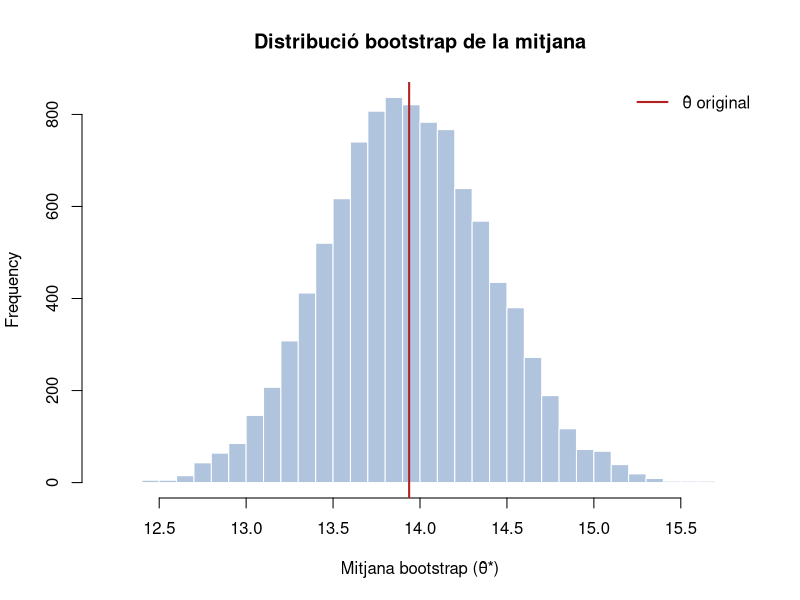
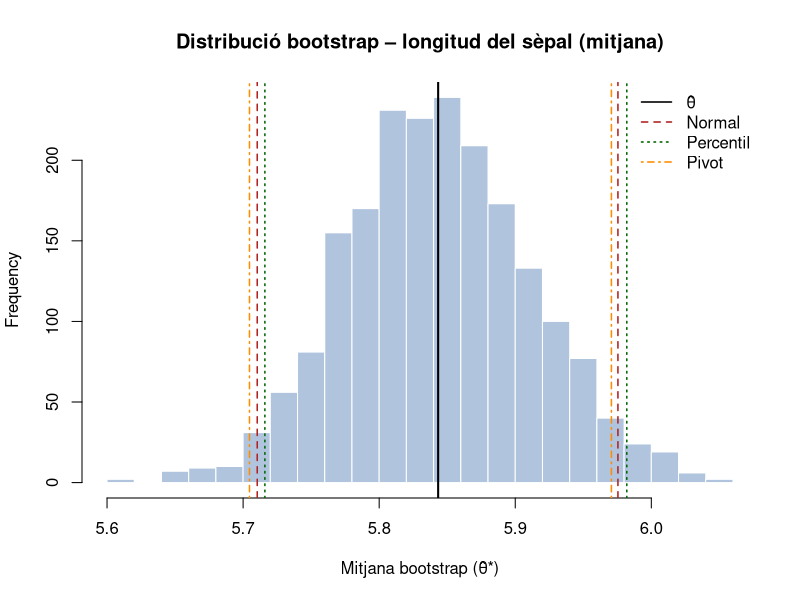
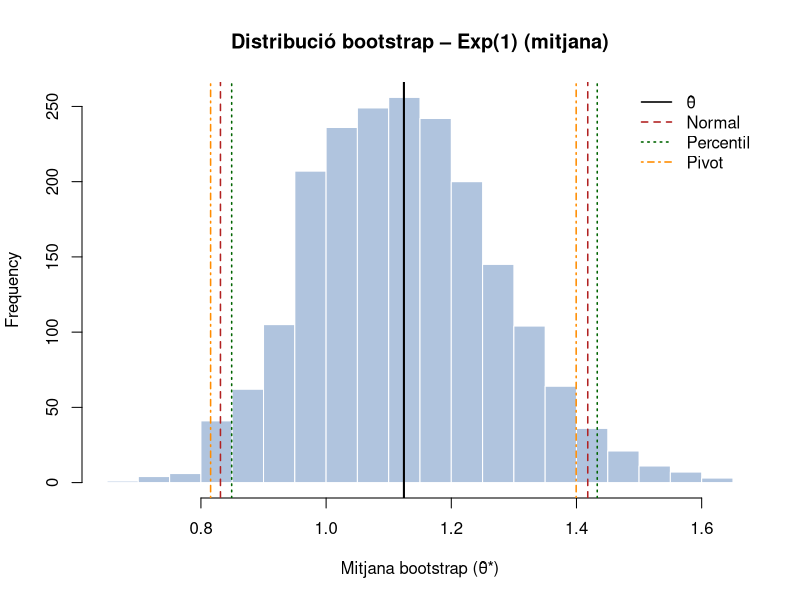
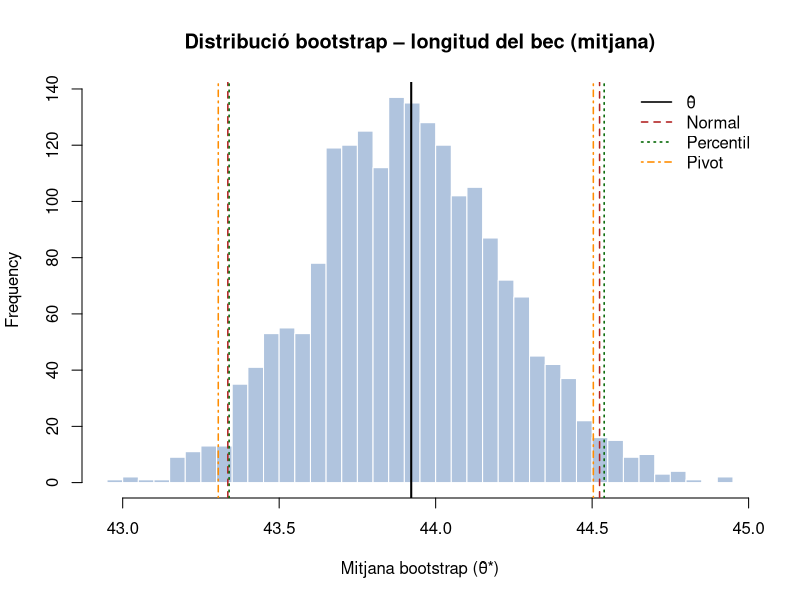
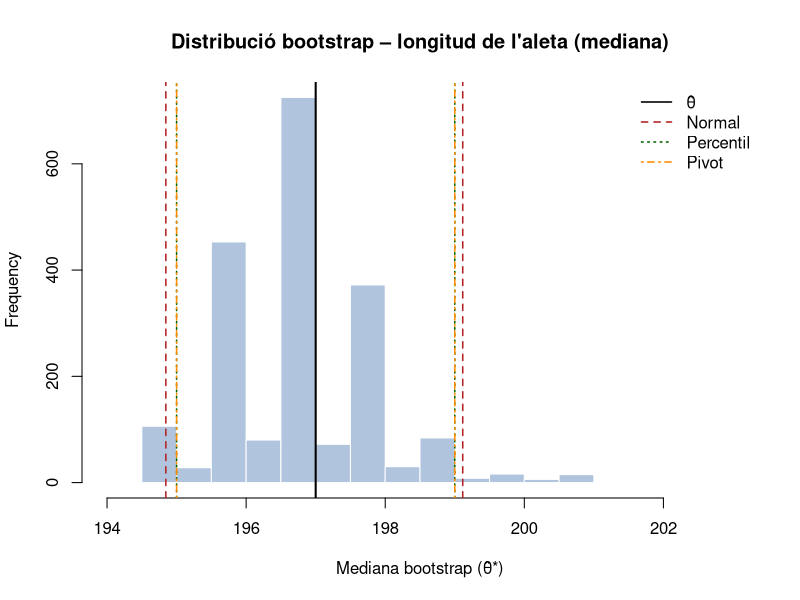

These charts were generated, in order, by the following R code:
### ==================================================
### Estadística Grau Matemàtiques
### Rlab4: CI BOOTSTRAP
### ================================================== 

# 1. Revisar bootstrap CI
# 2. Implementar funcions bootstrap manualment
# 3. Comparar utilitzant exemples els diferents intervals
# 4. Exercicis penguins dataset

# ------------------------------------------------------------
# Warm-up
# ------------------------------------------------------------
#  La idea central és senzilla:
# - Per construir un IC necessitem la distribució mostral de l'estimador hattheta
# - Aquesta distribució depèn de la distribució poblacional, que és desconeguda.
# -La mostra observada és la millor aproximació que tenim d'aquesta
#      distribució -> la tractem com si fos la "població".
# -Generem B mostres de mida n amb reposició a partir de la mostra original
#      (mostres bootstrap o mostres*).
# -Per a cada mostra* calculem l'estimador d'interès hattheta*.
# -La col·lecció {hattheta*_1, ..., hattheta*_B} aproxima la distribució mostral de hattheta.
#
#  A partir d'aquesta distribució empírica podem construir intervals de
#  confiança sense cap supòsit sobre la forma de la distribució poblacional.

# ------------------------------------------------------------
# IMPLEMENTACIÓ MANUAL DELS TRES MÈTODES D'IC
# ------------------------------------------------------------ 

# Dades d'exemple (podeu substituir-les per qualsevol vector numèric)
x <- c(12.5, 14.0, 13.7, 15.1, 11.9, 16.3, 14.8, 13.2)

n <- length(x)
theta_hat <- mean(x) # estimació puntual sobre la mostra original

n
theta_hat 

# Pas comú: generar la distribució bootstrap
set.seed(123)
B <- 10000 # nombre de rèpliques bootstrap (més gran -> més estable)

theta_boot <- numeric(B) # contenidor per als B valors bootstrap

for (b in 1:B) {
  x_star   <- x[sample(1:n, size = n, replace = TRUE)]
  theta_boot[b]  <- mean(x_star)
}

# Diagnòstic visual
hist(theta_boot,
     breaks = 30,
     main = "Distribució bootstrap de la mitjana",
     xlab = "Mitjana bootstrap (θ̂*)",
     col  = "lightsteelblue",
     border = "white")
abline(v = theta_hat, col = "firebrick", lwd = 2, lty = 1)
legend("topright", legend = "θ̂ original", col = "firebrick",
       lwd = 2, bty = "n")

# Error estàndard bootstrap
SE_boot <- sd(theta_boot)
SE_boot

alpha <- 0.05 # nivell de significació; l'IC tindrà confiança 1 - alpha = 95 %

## ============================================================
# 2.1 Mètode Normal
## ============================================================
#  Supòsit: la distribució de hattheta és aproximadament normal.
#  El bootstrap s'utilitza únicament per estimar l'error estàndard se_B. 
#
#  Avantatge:  molt senzill de calcular.
#  Limitació:  força la simetria de l'interval; no funciona bé si la
#      distribució de hattheta  és asimètrica o té cues pesades.

z  <- qnorm(1 - alpha / 2)   # z_{0.025} ≈ 1.96
ic_nor <- c(inf = theta_hat - z * SE_boot,
            sup = theta_hat + z * SE_boot)

ic_nor # IC Normal (95%) 

## ============================================================
#  2.2 Mètode Percentil
## ============================================================
#  No requereix cap supòsit de normalitat.
#  L'interval s'obté directament com els quantils alpha/2 i 1-alpha/2 de la
#  distribució bootstrap 
#
#  Avantatge:  capta l'asimetria de la distribució bootstrap.
#  Limitació:  pot tenir cobertura inferior a la nominal en mostres petites.

ic_per <- quantile(theta_boot, probs = c(alpha / 2, 1 - alpha / 2))

ic_per # IC Percentil (95%) 


## ============================================================
# 2.3 Mètode Pivot (bàsic) 
## ============================================================
#  Es basa en la simetria del pivot. Reflexa la distribució bootstrap al voltant de hattheta, de manera que
#  corregeix el biaix respecte al mètode percentil,
#
#  Avantatge:  millora la cobertura quan hi ha biaix.
#  Limitació:  segueix assumint una certa simetria de la distribució pivot.

ic_piv <- 2 * theta_hat - quantile(theta_boot, probs = c(1 - alpha / 2, alpha / 2))

ic_piv # IC Pivot / Bàsic (95%)

## ============================================================
# 3.  IC CLÀSSIC (PARAMÈTRIC) PER A LA MITJANA
## ============================================================
#
#  Quan les dades segueixen una distribució normal (o n és gran),
#  l'interval exacte per a la mitjana s'obté amb la distribució t de Student.
#
#  Avantatge:  òptim sota normalitat.
#  Limitació:  no és adequat per a estadístics distints de la mitjana ni
#              per a distribucions molt allunyades de la normal.

classic_ci_mean <- function(x, alpha = 0.05) {
  n     <- length(x)
  m     <- mean(x)
  s     <- sd(x)
  t_val <- qt(1 - alpha / 2, df = n - 1)
  marge <- t_val * s / sqrt(n)
  c(inf = m - marge, sup = m + marge)
}

classic_ci_mean(x)


## ============================================================
# 4.  ÚS DEL PAQUET {boot}
## ============================================================
#
#  El paquet {boot} ofereix una implementació optimitzada i estandarditzada.
#  La funció estadística ha de tenir la signatura:  f(data, indices)
#  on `indices` és el vector d'índexs de la mostra bootstrap.

# install.packages("boot") 
# https://cran.r-project.org/web/packages/boot/index.html
library(boot)

# Definim l'estadístic d'interès  
boot_mean <- function(data, indices) {
  mean(data[indices])
}

set.seed(123)
boot_out <- boot(data = x, statistic = boot_mean, R = 10000)

cat("\nEstimació original (boot_out$t0):", boot_out$t0, "\n")
cat("Error estàndard bootstrap (boot):", round(sd(boot_out$t), 4), "\n")

# boot.ci() calcula els tres intervals principals en una sola crida
boot_ci <- boot.ci(boot.out = boot_out,
                   conf     = 1 - alpha,
                   type     = c("norm", "perc", "basic"))

boot_ci

## ============================================================
# 5.  FUNCIÓ GENÈRICA bootstrap_ci()
## ============================================================
#
#  Encapsula el mètode percentil per a qualsevol estadístic escalar.
#  Paràmetres:
#    x             – vector de dades
#    stat_function – funció R que retorna un escalar (mean, median, var, …)
#    B             – nombre de rèpliques bootstrap
#    alpha         – nivell de significació

bootstrap_ci <- function(x, stat_function, B = 1000, alpha = 0.05) {
  n <- length(x)
  stats <- numeric(B)
  
  for (i in 1:B) {
    idx <- sample(1:n, size = n, replace = TRUE)
    stats[i] <- stat_function(x[idx])
  }
  
  list(
    inf = quantile(stats, probs = alpha / 2),
    sup = quantile(stats, probs = 1 - alpha / 2),
    distribucio_bootstrap = stats
  )
}


## ============================================================
# 6.  EXEMPLES
## ============================================================
# 6.1  Dades simètriques: iris – longitud del sèpal (mitjana)  

x_iris <- iris$Sepal.Length

boot_mean <- function(data, indices) mean(data[indices])

set.seed(123)
boot_iris <- boot(data = x_iris, statistic = boot_mean, R = 2000)
ci_iris <- boot.ci(boot_iris, conf = 0.95, type = c("norm", "perc", "basic"))

(ic_classic = classic_ci_mean(x_iris))
ci_iris

# Diagnòstic visual: histograma + els quatre límits superposats
hist(boot_iris$t,
     breaks = 30,
     main   = "Distribució bootstrap – longitud del sèpal (mitjana)",
     xlab   = "Mitjana bootstrap (θ̂*)",
     col    = "lightsteelblue", border = "white")
abline(v = boot_iris$t0,          col = "black",     lwd = 2)
abline(v = ci_iris$normal[2:3],   col = "firebrick", lty = 2, lwd = 1.5)
abline(v = ci_iris$percent[4:5],  col = "darkgreen", lty = 3, lwd = 1.5)
abline(v = ci_iris$basic[4:5],    col = "darkorange",lty = 4, lwd = 1.5)
legend("topright", bty = "n",
       legend = c("θ̂", "Normal", "Percentil", "Pivot"),
       col    = c("black", "firebrick", "darkgreen", "darkorange"),
       lty    = c(1, 2, 3, 4), lwd = 1.5)


# 6.2  Dades asimètriques: distribució exponencial  

set.seed(42)
x_exp <- rexp(100, rate = 1)   # μ = 1, distribució clarament asimètrica

set.seed(42)
boot_exp <- boot(data = x_exp, statistic = boot_mean, R = 2000)
ci_exp <- boot.ci(boot_exp, conf = 0.95, type = c("norm", "perc", "basic"))

ci_exp
classic_ci_mean(x_exp)


hist(boot_exp$t,
     breaks = 30,
     main   = "Distribució bootstrap – Exp(1) (mitjana)",
     xlab   = "Mitjana bootstrap (θ̂*)",
     col    = "lightsteelblue", border = "white")
abline(v = boot_exp$t0,         col = "black",      lwd = 2)
abline(v = ci_exp$normal[2:3],  col = "firebrick",  lty = 2, lwd = 1.5)
abline(v = ci_exp$percent[4:5], col = "darkgreen",  lty = 3, lwd = 1.5)
abline(v = ci_exp$basic[4:5],   col = "darkorange", lty = 4, lwd = 1.5)
legend("topright", bty = "n",
       legend = c("θ̂", "Normal", "Percentil", "Pivot"),
       col    = c("black", "firebrick", "darkgreen", "darkorange"),
       lty    = c(1, 2, 3, 4), lwd = 1.5)

# 6.3  Mostra petita  

set.seed(99)
x_petit <- sample(x_iris, size = 10)

set.seed(99)
boot_petit <- boot(data = x_petit, statistic = boot_mean, R = 2000)
ci_petit <- boot.ci(boot_petit, conf = 0.95, type = c("norm", "perc", "basic"))

classic_ci_mean(x_petit)
ci_petit


## ============================================================
# 7.  EXERCICI: DATASET PALMER PENGUINS
## ============================================================
#
#  El dataset `penguins` conté mesures morfològiques de tres espècies de
#  pingüins de l'Antàrtida (Adèlia, Gentoo i Barbijo).
#
#  Variables d'interès:
# -bill_length_mm    – longitud del bec (mm)
# -flipper_length_mm – longitud de l'aleta (mm)
#
#  Tasques:
#    1. Carregar el paquet i eliminar valors absents (NA).
#    2. bill_length_mm:
#       a) Estimació puntual: mitjana.
#       b) IC 95 % clàssic (t-Student).
#       c) IC 95 % bootstrap (percentil, B = 2000).
#    3. flipper_length_mm:
#       a) Estimació puntual: mediana.
#       b) IC 95 % bootstrap (percentil, B = 2000). 
#    4. Comparar i interpretar les diferències entre mètodes.

# install.packages("palmerpenguins")   # descomenteu si cal
library(palmerpenguins)

# 1
bec    <- na.omit(penguins$bill_length_mm)
aleta  <- na.omit(penguins$flipper_length_mm)

# 2
mean(bec)   # estimació puntual

set.seed(1)
boot_bec <- boot(data = bec, statistic = boot_mean, R = 2000)
ci_bec   <- boot.ci(boot_bec, conf = 0.95, type = c("norm", "perc", "basic"))

# IC clàssic per comparar
classic_ci_mean(bec)

# Els tres IC bootstrap
ci_bec   # norm -> $normal[2:3]  |  perc -> $percent[4:5]  |  pivot -> $basic[4:5]

hist(boot_bec$t,
     breaks = 30,
     main   = "Distribució bootstrap – longitud del bec (mitjana)",
     xlab   = "Mitjana bootstrap (θ̂*)",
     col    = "lightsteelblue", border = "white")
abline(v = boot_bec$t0,          col = "black",      lwd = 2)
abline(v = ci_bec$normal[2:3],   col = "firebrick",  lty = 2, lwd = 1.5)
abline(v = ci_bec$percent[4:5],  col = "darkgreen",  lty = 3, lwd = 1.5)
abline(v = ci_bec$basic[4:5],    col = "darkorange", lty = 4, lwd = 1.5)
legend("topright", bty = "n",
       legend = c("θ̂", "Normal", "Percentil", "Pivot"),
       col    = c("black", "firebrick", "darkgreen", "darkorange"),
       lty    = c(1, 2, 3, 4), lwd = 1.5)

# 3
median(aleta)   # estimació puntual

boot_median <- function(data, indices) median(data[indices])

set.seed(1)
boot_aleta <- boot(data = aleta, statistic = boot_median, R = 2000)
ci_aleta   <- boot.ci(boot_aleta, conf = 0.95, type = c("norm", "perc", "basic"))

ci_aleta  

hist(boot_aleta$t,
     breaks = 20,
     main   = "Distribució bootstrap – longitud de l'aleta (mediana)",
     xlab   = "Mediana bootstrap (θ̂*)",
     col    = "lightsteelblue", border = "white")
abline(v = boot_aleta$t0,          col = "black",      lwd = 2)
abline(v = ci_aleta$normal[2:3],   col = "firebrick",  lty = 2, lwd = 1.5)
abline(v = ci_aleta$percent[4:5],  col = "darkgreen",  lty = 3, lwd = 1.5)
abline(v = ci_aleta$basic[4:5],    col = "darkorange", lty = 4, lwd = 1.5)
legend("topright", bty = "n",
       legend = c("θ̂", "Normal", "Percentil", "Pivot"),
       col    = c("black", "firebrick", "darkgreen", "darkorange"),
       lty    = c(1, 2, 3, 4), lwd = 1.5)


# Interpretació:
# - Longitud del bec (n gran, distribució ~normal):
#   L'IC clàssic i el bootstrap coincideixen molt bé. 
# 
# - Longitud de l'aleta (mediana):
# No disposem d'una fórmula tancada per a l'IC de la mediana.
# El bootstrap resol el problema de manera directa, sense
# cap supòsit sobre la distribució poblacional.
# 
# En general:
# - Si les dades són normals -> IC clàssic i bootstrap similars.
# - Si hi ha asimetria o estadístics complexos -> bootstrap
# proporciona solució a la búsqueda d'intervals.
# - Mostra petita: cal cautela amb tots dos mètodes.
